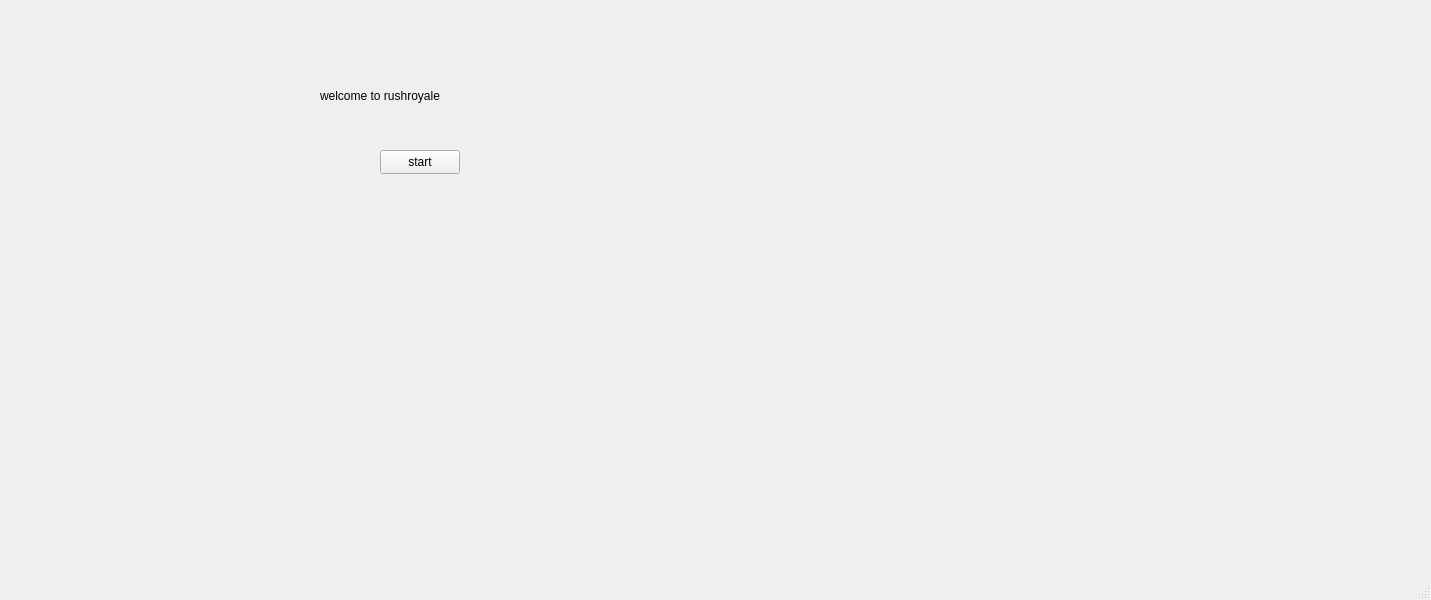
<?xml version="1.0" encoding="UTF-8"?>
<ui version="4.0">
 <class>MainWindow</class>
 <widget class="QMainWindow" name="MainWindow">
  <property name="geometry">
   <rect>
    <x>0</x>
    <y>0</y>
    <width>1431</width>
    <height>600</height>
   </rect>
  </property>
  <property name="windowTitle">
   <string>MainWindow</string>
  </property>
  <widget class="QWidget" name="centralwidget">
   <widget class="QStackedWidget" name="stackedWidget">
    <property name="geometry">
     <rect>
      <x>60</x>
      <y>30</y>
      <width>681</width>
      <height>331</height>
     </rect>
    </property>
    <widget class="QWidget" name="page">
     <widget class="QLabel" name="introLabel">
      <property name="geometry">
       <rect>
        <x>0</x>
        <y>0</y>
        <width>681</width>
        <height>331</height>
       </rect>
      </property>
      <property name="text">
       <string/>
      </property>
      <property name="pixmap">
       <pixmap>../toktam.jpg</pixmap>
      </property>
     </widget>
     <widget class="QPushButton" name="startButton">
      <property name="geometry">
       <rect>
        <x>320</x>
        <y>120</y>
        <width>80</width>
        <height>24</height>
       </rect>
      </property>
      <property name="text">
       <string>start</string>
      </property>
     </widget>
     <widget class="QLabel" name="welcome">
      <property name="geometry">
       <rect>
        <x>260</x>
        <y>50</y>
        <width>171</width>
        <height>31</height>
       </rect>
      </property>
      <property name="text">
       <string>welcome to rushroyale</string>
      </property>
     </widget>
    </widget>
    <widget class="QWidget" name="page_3"/>
    <widget class="QWidget" name="board">
     <widget class="QWidget" name="gridLayoutWidget">
      <property name="geometry">
       <rect>
        <x>120</x>
        <y>10</y>
        <width>421</width>
        <height>241</height>
       </rect>
      </property>
      <layout class="QGridLayout" name="boardgridLayout"/>
     </widget>
     <widget class="QWidget" name="gridLayoutWidget_2">
      <property name="geometry">
       <rect>
        <x>120</x>
        <y>250</y>
        <width>421</width>
        <height>80</height>
       </rect>
      </property>
      <layout class="QGridLayout" name="gridLayout_2"/>
     </widget>
    </widget>
   </widget>
  </widget>
  <widget class="QMenuBar" name="menubar">
   <property name="geometry">
    <rect>
     <x>0</x>
     <y>0</y>
     <width>1431</width>
     <height>21</height>
    </rect>
   </property>
  </widget>
  <widget class="QStatusBar" name="statusbar"/>
 </widget>
 <resources/>
 <connections/>
</ui>
